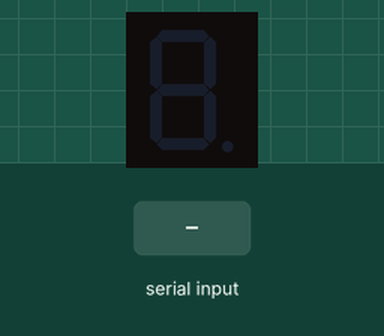
Recording of a sketch running on a simulated Arduino Uno, built with avr-gcc and run on an emulated ATmega328P. Parts: 1-digit seven-segment display. Wiring (inferred from the names in the program): 1-digit 7-segment display, segments lit when HIGH: segments pin 2, pin 3, pin 4, pin 5, pin 6, pin 7, pin 8. Inputs (shaded band) come from the test bench. The segment pins are drawn as the display they are named for.

Above: at 1.2 s.
1.3 s: "90,45\n" received over Serial
At 1.6 s:
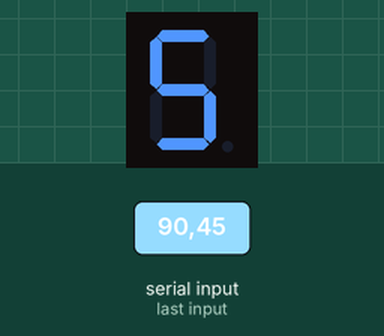
2.8 s: "30,150\n" received over Serial
At 4.0 s:
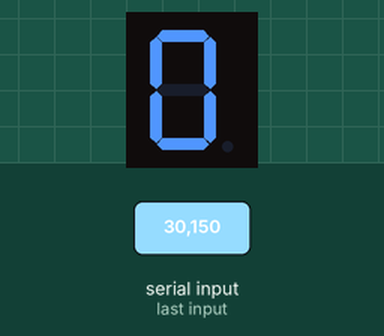
4.3 s: "200\n" received over Serial
5.8 s: "5\n" received over Serial
At 6.1 s:
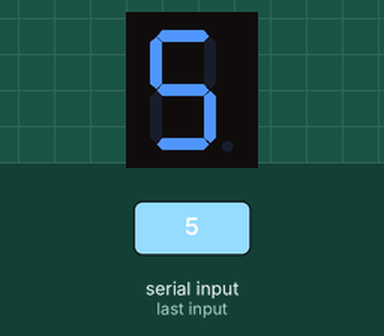
7.3 s: "90\n" received over Serial
At 8.5 s:
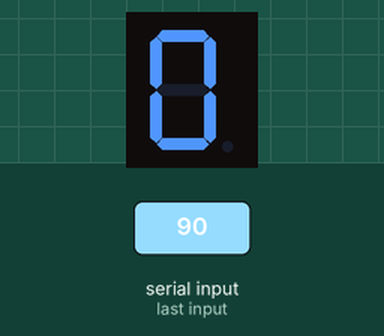
Timing chart, 0 to 9.8 s (numbered marks = the images above; inputs shaded):
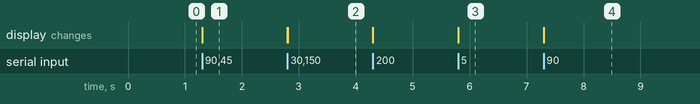

The sketch:

2.ino
```cpp
// 定義 7 段顯示器的引腳
int segPins[7] = {2, 3, 4, 5, 6, 7, 8};

// 定義每個數字和字母對應的段位數據
int segmentMap[14][7] = {
    {1, 1, 1, 1, 1, 1, 0},  // 0
    {0, 1, 1, 0, 0, 0, 0},  // 1
    {1, 1, 0, 1, 1, 0, 1},  // 2
    {1, 1, 1, 1, 0, 0, 1},  // 3
    {0, 1, 1, 0, 0, 1, 1},  // 4
    {1, 0, 1, 1, 0, 1, 1},  // 5
    {1, 0, 1, 1, 1, 1, 1},  // 6
    {1, 1, 1, 0, 0, 0, 0},  // 7
    {1, 1, 1, 1, 1, 1, 1},  // 8
    {1, 1, 1, 1, 0, 1, 1},  // 9
    {1, 1, 1, 0, 1, 1, 1},  // A
    {0, 0, 1, 1, 1, 1, 1},  // B
    {1, 0, 0, 1, 1, 1, 0},  // C
    {0, 1, 1, 1, 1, 0, 1}   // D
};

// 儲存上一次接收的字符，初始為無效值
char lastDisplayedChar = '\0';

void setup() {
    // 初始化 7 段顯示器的引腳為輸出模式
    for (int i = 0; i < 7; i++) {
        pinMode(segPins[i], OUTPUT);
    }

    // 設置串口通信
    Serial.begin(9600);
}

// 顯示字符的函數
void displayChar(char ch) {
    int index = -1;

    // 判斷是數字還是字母，並設定對應的索引
    if (ch >= '0' && ch <= '9') {
        index = ch - '0';
    } else if (ch >= 'A' && ch <= 'D') {
        index = ch - 'A' + 10;
    }

    // 如果找到對應的索引，則更新顯示
    if (index != -1) {
        for (int i = 0; i < 7; i++) {
            digitalWrite(segPins[i], segmentMap[index][i]);
        }
    }
}

void loop() {
    // 檢查是否有數據從串口傳入
    if (Serial.available()) {
        char receivedChar = Serial.read();  // 讀取接收到的字符

        // 如果接收到的新字符不同於上次顯示的字符，則更新顯示
        if (receivedChar != lastDisplayedChar) {
            displayChar(receivedChar);         // 顯示新字符
            lastDisplayedChar = receivedChar;  // 記錄當前顯示的字符
        }
    }
}
```

Measured:
- after the input at 1.3 s, the display: first changes at once (image 1 shows a later state)
- after the input at 2.8 s, the display: first changes at once (image 2 shows a later state)
- after the input at 5.8 s, the display: changes at once (image 3)
- after the input at 7.3 s, the display: first changes at once (image 4 shows a later state)
